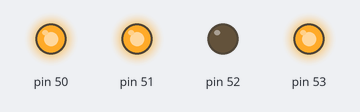
This sketch was run on a simulated Arduino Mega 2560, built with avr-gcc and run on an emulated ATmega2560. Parts: output pins drawn as LEDs (lit = HIGH).

Above: at 0.1 s.
At 1.1 s:
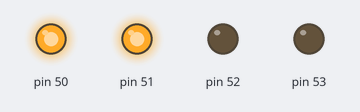
At 2.5 s:
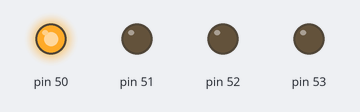
At 4.5 s:
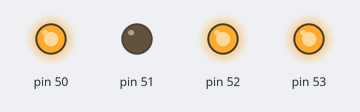
Timing chart, 0 to 6.0 s (numbered marks = the images above):
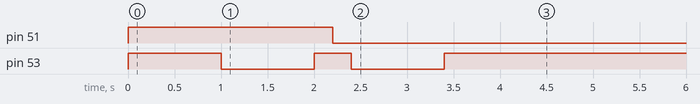

The sketch:

cylinder.ino
```cpp
void setup() {
  // put your setup code here, to run once:
  for(int a=50; a<=53; a++){
    pinMode(a, OUTPUT);
    digitalWrite(a, HIGH);
  }
  digitalWrite(52, LOW);
  delay(1000);
  digitalWrite(53,LOW);
  delay(1000);
  digitalWrite(53,HIGH);
  delay(200);
  digitalWrite(51, LOW);
  delay(200);
  digitalWrite(53,LOW);
  delay(1000);
  digitalWrite(53,HIGH);
  delay(1000);
  digitalWrite(52,HIGH);
//  digitalWrite(51,HIGH);
}

void loop() {
  // put your main code here, to run repeatedly:

}
```
